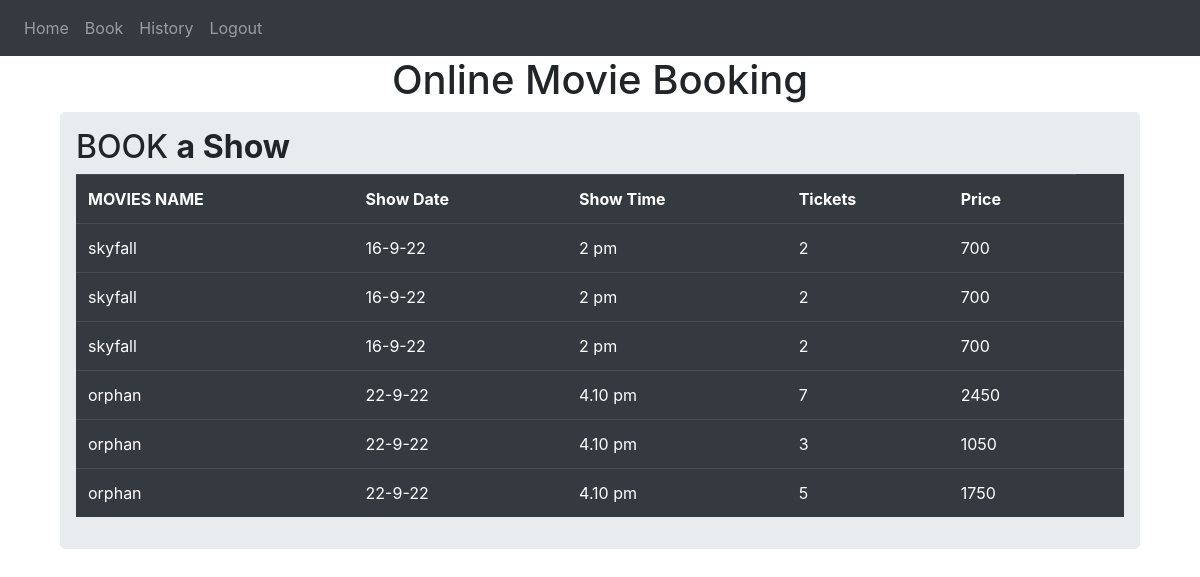
The page /history (signed in) on the database its author committed.
### website/models.py (models this page shows)
class BookMovieShow(db.Model):
    book_id = db.Column(db.Integer,primary_key = True)
    movies_name = db.Column(db.String(150))
    user_id = db.Column(db.Integer)
    show_date = db.Column(db.Text)
    show_time = db.Column(db.Text)
    tickets = db.Column(db.Integer)
    price = db.Column(db.Integer)

### website/views.py (the view)
@views.route('/history',methods=['GET'])
@login_required
def history():
    all_data = BookMovieShow.query.filter(BookMovieShow.user_id==current_user.id)
    return render_template("history.html",books = all_data,user=current_user)

### website/__init__.py (called while the page is built)
def create_app():
    app = Flask(__name__)
    app.config['SECRET_KEY'] = 'anika is a good girl'
    app.config['SQLALCHEMY_DATABASE_URI'] = f'sqlite:///{DB_NAME}'
    db.init_app(app)
    from .views import views
    from .auth import auth
    app.register_blueprint(views, url_prefix='/')
    app.register_blueprint(auth, url_prefix='/')
    from .models import User, AddMovie , BookMovieShow, AddShow
    create_database(app)
    login_manager = LoginManager()
    login_manager.login_view = 'auth.login'
    login_manager.init_app(app)
    @login_manager.user_loader
    def load_user(id):
        return User.query.get(int(id))
    return app

### website/templates/history.html (shortened to what this page needs)
{% extends "base.html" %} {% block title %}BOOK MANAGE{% endblock %}
{% block content %}
<h1 align="center">Online Movie Booking </h1>
<div class ="container">
  <div class="row">
    <div class ="col md-12">
      <div class="jumbotron p-3 ">
        <h2>
          BOOK
          <b>a Show</b>
        </h2>
        <table class="table table-hover table-dark">
          <tr>
            <th>MOVIES NAME</th>
            <th>Show Date</th>
            <th>Show Time</th>
            <th> Tickets </th>
            <th> Price</th>
          </tr>
          {% for row in books %}
          <tr>
            <td>{{row.movies_name}}</td>
            <td>{{row.show_date}}</td>
            <td>{{row.show_time}}</td>
            <td>{{row.tickets}}</td>
            <td>{{row.price}}</td>
            <td></td>
          </tr>
          {% endfor %}
        </table>
      </div>
    </div>
  </div>
</div>
{% endblock %}

### rows shown on the page
BookMovieShow: movies_name "skyfall", show_date "16-9-22", show_time "2 pm", tickets "2", price "700"
BookMovieShow: movies_name "skyfall", show_date "16-9-22", show_time "2 pm", tickets "2", price "700"
BookMovieShow: movies_name "skyfall", show_date "16-9-22", show_time "2 pm", tickets "2", price "700"
BookMovieShow: movies_name "orphan", show_date "22-9-22", show_time "4.10 pm", tickets "7", price "2450"
BookMovieShow: movies_name "orphan", show_date "22-9-22", show_time "4.10 pm", tickets "3", price "1050"
BookMovieShow: movies_name "orphan", show_date "22-9-22", show_time "4.10 pm", tickets "5", price "1750"
